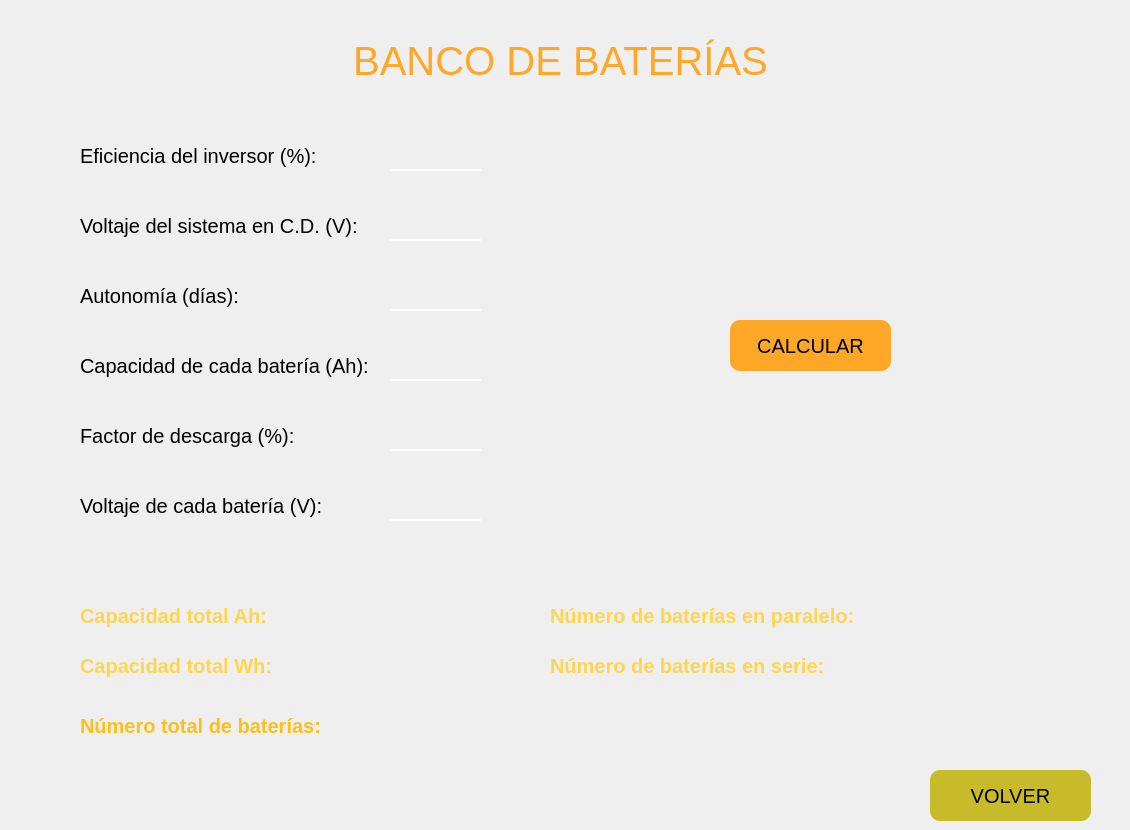
    <widget class="QWidget" name="page_2">
     <widget class="QLabel" name="label_tituloBancoBaterias">
      <property name="geometry">
       <rect>
        <x>0</x>
        <y>30</y>
        <width>1121</width>
        <height>61</height>
       </rect>
      </property>
      <property name="styleSheet">
       <string notr="true">QLabel {
	font-size: 40px;
	color: #FFA726;
}</string>
      </property>
      <property name="text">
       <string>BANCO DE BATERÍAS</string>
      </property>
      <property name="alignment">
       <set>Qt::AlignCenter</set>
      </property>
     </widget>
     <widget class="QLabel" name="label_eficiencia">
      <property name="geometry">
       <rect>
        <x>80</x>
        <y>140</y>
        <width>251</width>
        <height>31</height>
       </rect>
      </property>
      <property name="styleSheet">
       <string notr="true">QLabel {
	font-size: 20px;
}</string>
      </property>
      <property name="text">
       <string>Eficiencia del inversor (%):</string>
      </property>
     </widget>
     <widget class="QLineEdit" name="lineEdit_eficienciaInversor">
      <property name="geometry">
       <rect>
        <x>390</x>
        <y>140</y>
        <width>91</width>
        <height>31</height>
       </rect>
      </property>
      <property name="styleSheet">
       <string notr="true">QLineEdit {
	border: none;
	border-bottom: 2px solid white;
	background-color: transparent;
	font-size: 23px;
}
QLineEdit:hover {
	background-color: #4d4d4d;
}</string>
      </property>
      <property name="text">
       <string/>
      </property>
      <property name="alignment">
       <set>Qt::AlignCenter</set>
      </property>
     </widget>
     <widget class="QLineEdit" name="lineEdit_voltajeSistema">
      <property name="geometry">
       <rect>
        <x>390</x>
        <y>210</y>
        <width>91</width>
        <height>31</height>
       </rect>
      </property>
      <property name="styleSheet">
       <string notr="true">QLineEdit {
	border: none;
	border-bottom: 2px solid white;
	background-color: transparent;
	font-size: 23px;
}
QLineEdit:hover {
	background-color: #4d4d4d;
}</string>
      </property>
      <property name="text">
       <string/>
      </property>
      <property name="alignment">
       <set>Qt::AlignCenter</set>
      </property>
     </widget>
     <widget class="QLabel" name="label_voltajeSistema">
      <property name="geometry">
       <rect>
        <x>80</x>
        <y>210</y>
        <width>301</width>
        <height>31</height>
       </rect>
      </property>
      <property name="styleSheet">
       <string notr="true">QLabel {
	font-size: 20px;
}</string>
      </property>
      <property name="text">
       <string>Voltaje del sistema en C.D. (V):</string>
      </property>
     </widget>
     <widget class="QLabel" name="label_autonomia">
      <property name="geometry">
       <rect>
        <x>80</x>
        <y>280</y>
        <width>251</width>
        <height>31</height>
       </rect>
      </property>
      <property name="styleSheet">
       <string notr="true">QLabel {
	font-size: 20px;
}</string>
      </property>
      <property name="text">
       <string>Autonomía (días):</string>
      </property>
     </widget>
     <widget class="QLineEdit" name="lineEdit_autonomia">
      <property name="geometry">
       <rect>
        <x>390</x>
        <y>280</y>
        <width>91</width>
        <height>31</height>
       </rect>
      </property>
      <property name="styleSheet">
       <string notr="true">QLineEdit {
	border: none;
	border-bottom: 2px solid white;
	background-color: transparent;
	font-size: 23px;
}
QLineEdit:hover {
	background-color: #4d4d4d;
}</string>
      </property>
      <property name="text">
       <string/>
      </property>
      <property name="alignment">
       <set>Qt::AlignCenter</set>
      </property>
     </widget>
     <widget class="QLineEdit" name="lineEdit_capacidadBateria">
      <property name="geometry">
       <rect>
        <x>390</x>
        <y>350</y>
        <width>91</width>
        <height>31</height>
       </rect>
      </property>
      <property name="styleSheet">
       <string notr="true">QLineEdit {
	border: none;
	border-bottom: 2px solid white;
	background-color: transparent;
	font-size: 23px;
}
QLineEdit:hover {
	background-color: #4d4d4d;
}</string>
      </property>
      <property name="text">
       <string/>
      </property>
      <property name="alignment">
       <set>Qt::AlignCenter</set>
      </property>
     </widget>
     <widget class="QLabel" name="label_capacidadBateria">
      <property name="geometry">
       <rect>
        <x>80</x>
        <y>350</y>
        <width>301</width>
        <height>31</height>
       </rect>
      </property>
      <property name="styleSheet">
       <string notr="true">QLabel {
	font-size: 20px;
}</string>
      </property>
      <property name="text">
       <string>Capacidad de cada batería (Ah):</string>
      </property>
     </widget>
     <widget class="QLineEdit" name="lineEdit_factorDescarga">
      <property name="geometry">
       <rect>
        <x>390</x>
        <y>420</y>
        <width>91</width>
        <height>31</height>
       </rect>
      </property>
      <property name="styleSheet">
       <string notr="true">QLineEdit {
	border: none;
	border-bottom: 2px solid white;
	background-color: transparent;
	font-size: 23px;
}
QLineEdit:hover {
	background-color: #4d4d4d;
}</string>
      </property>
      <property name="text">
       <string/>
      </property>
      <property name="alignment">
       <set>Qt::AlignCenter</set>
      </property>
     </widget>
     <widget class="QLabel" name="label_factorDescarga">
      <property name="geometry">
       <rect>
        <x>80</x>
        <y>420</y>
        <width>251</width>
        <height>31</height>
       </rect>
      </property>
      <property name="styleSheet">
       <string notr="true">QLabel {
	font-size: 20px;
}</string>
      </property>
      <property name="text">
       <string>Factor de descarga (%):</string>
      </property>
     </widget>
     <widget class="QLineEdit" name="lineEdit_voltajeBateria">
      <property name="geometry">
       <rect>
        <x>390</x>
        <y>490</y>
        <width>91</width>
        <height>31</height>
       </rect>
      </property>
      <property name="styleSheet">
       <string notr="true">QLineEdit {
	border: none;
	border-bottom: 2px solid white;
	background-color: transparent;
	font-size: 23px;
}
QLineEdit:hover {
	background-color: #4d4d4d;
}</string>
      </property>
      <property name="text">
       <string/>
      </property>
      <property name="alignment">
       <set>Qt::AlignCenter</set>
      </property>
     </widget>
     <widget class="QLabel" name="label_voltajeBateria">
      <property name="geometry">
       <rect>
        <x>80</x>
        <y>490</y>
        <width>251</width>
        <height>31</height>
       </rect>
      </property>
      <property name="styleSheet">
       <string notr="true">QLabel {
	font-size: 20px;
}</string>
      </property>
      <property name="text">
       <string>Voltaje de cada batería (V):</string>
      </property>
     </widget>
     <widget class="QLabel" name="label_capacidadTotalAh">
      <property name="geometry">
       <rect>
        <x>300</x>
        <y>600</y>
        <width>151</width>
        <height>31</height>
       </rect>
      </property>
      <property name="styleSheet">
       <string notr="true">QLabel {
	font-size: 20px;
}</string>
      </property>
      <property name="text">
       <string/>
      </property>
     </widget>
     <widget class="QLabel" name="label_tituloAh">
      <property name="geometry">
       <rect>
        <x>80</x>
        <y>600</y>
        <width>201</width>
        <height>31</height>
       </rect>
      </property>
      <property name="styleSheet">
       <string notr="true">QLabel {
	font-size: 20px;
	color: #FFD54F;
	font-weight: bold;
}</string>
      </property>
      <property name="text">
       <string>Capacidad total Ah:</string>
      </property>
     </widget>
     <widget class="QLabel" name="label_tituloWh">
      <property name="geometry">
       <rect>
        <x>80</x>
        <y>650</y>
        <width>211</width>
        <height>31</height>
       </rect>
      </property>
      <property name="styleSheet">
       <string notr="true">QLabel {
	font-size: 20px;
	color: #FFD54F;
	font-weight: bold;
}</string>
      </property>
      <property name="text">
       <string>Capacidad total Wh:</string>
      </property>
     </widget>
     <widget class="QLabel" name="label_tituloParalelo">
      <property name="geometry">
       <rect>
        <x>550</x>
        <y>600</y>
        <width>331</width>
        <height>31</height>
       </rect>
      </property>
      <property name="styleSheet">
       <string notr="true">QLabel {
	font-size: 20px;
	color: #FFD54F;
	font-weight: bold;
}</string>
      </property>
      <property name="text">
       <string>Número de baterías en paralelo:</string>
      </property>
     </widget>
     <widget class="QLabel" name="label_capacidadTotalWh">
      <property name="geometry">
       <rect>
        <x>300</x>
        <y>650</y>
        <width>151</width>
        <height>31</height>
       </rect>
      </property>
      <property name="styleSheet">
       <string notr="true">QLabel {
	font-size: 20px;
}</string>
      </property>
      <property name="text">
       <string/>
      </property>
     </widget>
     <widget class="QLabel" name="label_tituloSerie">
      <property name="geometry">
       <rect>
        <x>550</x>
        <y>650</y>
        <width>331</width>
        <height>31</height>
       </rect>
      </property>
      <property name="styleSheet">
       <string notr="true">QLabel {
	font-size: 20px;
	color: #FFD54F;
	font-weight: bold;
}</string>
      </property>
      <property name="text">
       <string>Número de baterías en serie:</string>
      </property>
     </widget>
     <widget class="QLabel" name="label_bateriasParalelo">
      <property name="geometry">
       <rect>
        <x>890</x>
        <y>600</y>
        <width>151</width>
        <height>31</height>
       </rect>
      </property>
      <property name="styleSheet">
       <string notr="true">QLabel {
	font-size: 20px;
}</string>
      </property>
      <property name="text">
       <string/>
      </property>
     </widget>
     <widget class="QLabel" name="label_bateriasSerie">
      <property name="geometry">
       <rect>
        <x>860</x>
        <y>650</y>
        <width>151</width>
        <height>31</height>
       </rect>
      </property>
      <property name="styleSheet">
       <string notr="true">QLabel {
	font-size: 20px;
}</string>
      </property>
      <property name="text">
       <string/>
      </property>
     </widget>
     <widget class="QLabel" name="label_bateriasTotales">
      <property name="geometry">
       <rect>
        <x>350</x>
        <y>710</y>
        <width>151</width>
        <height>31</height>
       </rect>
      </property>
      <property name="styleSheet">
       <string notr="true">QLabel {
	font-size: 20px;
}</string>
      </property>
      <property name="text">
       <string/>
      </property>
     </widget>
     <widget class="QLabel" name="label_tituloTotal">
      <property name="geometry">
       <rect>
        <x>80</x>
        <y>710</y>
        <width>261</width>
        <height>31</height>
       </rect>
      </property>
      <property name="styleSheet">
       <string notr="true">QLabel {
	font-size: 20px;
	color: #fac01b;
	font-weight: bold;
}</string>
      </property>
      <property name="text">
       <string>Número total de baterías:</string>
      </property>
     </widget>
     <widget class="QPushButton" name="pushButton_calcularBancoBaterias">
      <property name="geometry">
       <rect>
        <x>730</x>
        <y>320</y>
        <width>161</width>
        <height>51</height>
       </rect>
      </property>
      <property name="styleSheet">
       <string notr="true">QPushButton {
	background-color: #FFA726; 
	border-radius: 10px;
	font-size: 20px; 
}
QPushButton:hover {
	background-color: #FF9800;
}</string>
      </property>
      <property name="text">
       <string>CALCULAR</string>
      </property>
     </widget>
     <widget class="QPushButton" name="pushButton_volver">
      <property name="geometry">
       <rect>
        <x>930</x>
        <y>770</y>
        <width>161</width>
        <height>51</height>
       </rect>
      </property>
      <property name="styleSheet">
       <string notr="true">QPushButton {
	background-color: #c7bb29; 
	border-radius: 10px;
	font-size: 20px; 
}
QPushButton:hover {
	background-color: #ece272;
	color: #626260;
}</string>
      </property>
      <property name="text">
       <string>VOLVER</string>
      </property>
     </widget>
    </widget>
